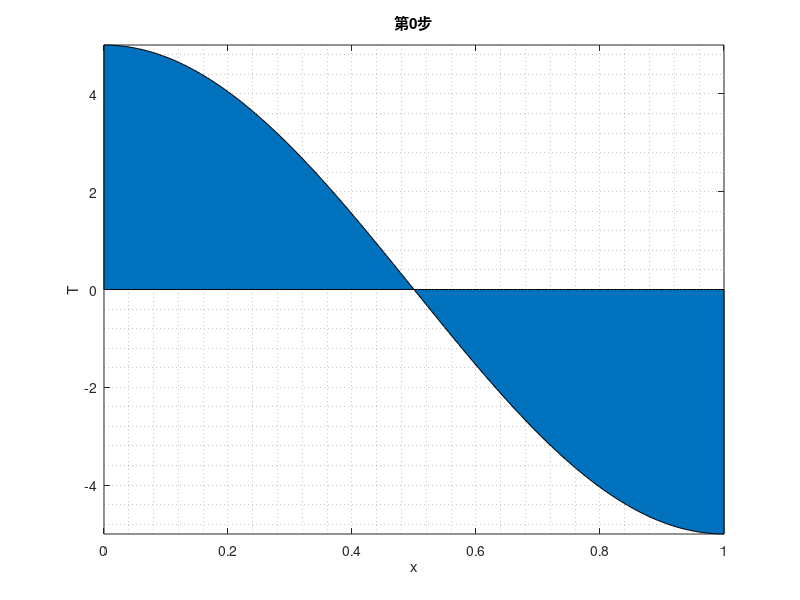

Write the MATLAB code that produced this figure. (Note: this script raises an error after producing the figure.)
%% 数值解
clc;clear;close all

% 输入初始条件
% 预设条件
L=1;  % 棒子长度
Nx=181;  % 水平节点数
x=linspace(0,L,Nx);
dx=L/(Nx-1);  % 格点间距
K=1.E-6;  % 热传导系数
A=5;  % 振幅
dt=10;  % 时间步长
mu=(K*dt)/(dx^2);

% 动图参数
Fname='D:\研究生作业\数模作业1\';
GifName='FTCS.gif';
delay=0.3;  % 延迟时间

% 初始时刻，t=0时温度分布
% T0=A*cos((pi/L).*x);  % 按照初始条件得出T0温度分布
% T0=0.5*A*(1+cos(1*x/L*pi));  % PPT中T0温度分布
% T0=A*exp( - (x-0.5*L).^4*1.e5 );
T0=A*cos(pi/L.*x);

% 绘制并写入第一张图
figure
H=area(x,T0);
grid minor
drawnow
set(gca,'xlim',[0 L],'ylim',[-A A])
title('第0步')
xlabel('x')
ylabel('T')
print([Fname,'0'],'-dpng');

V=imread([Fname,num2str(0),'.png']);
[X,map]=rgb2ind(V,256);
imwrite(X,map,[Fname,GifName],'gif','LoopCount',inf,'DelayTime',delay)

% 初始参数
count=0;

T1=zeros(size(T0));  % 储存t=1时刻温度计算值
% T2=zeros(size(T0));  % 储存t=2时刻温度计算值


% 开始计算
% 使用FTCS(Forward Time Central Space)
xi=2:Nx-1;  % 头尾格点由初始条件和边界条件给出，xi为需计算格点
while count<20000
    count=count+1;

    % T1(xi)=(1-2*mu)*T0(xi) + mu*( T0(xi+1)+T0(xi-1) );
    T1(xi)=T0(xi) + mu.*( T0(xi+1)-2.*T0(xi)+T0(xi-1) );

    T1(1)=T1(2);
    T1(end)=T1(end-1);
    
    T0=T1;

    if mod(count,200)==0
        % figure(1)
        % grid minor
        % hold on

        area(x,T0)
        % refreshdata(H, 'caller');
        % hold on
        % drawnow
        set(gca,'xlim',[0 L],'ylim',[-A A])
        title(['第',num2str(count),'步'])
        xlabel('x')
        ylabel('T')
        print([Fname,num2str(count)],'-dpng');

        V=imread([Fname,num2str(count),'.png']);
        [X,map]=rgb2ind(V,256);
        imwrite(X,map,[Fname,GifName],'gif','WriteMode','append','DelayTime',delay)
        pause(0.3)
        
    end
    T1=zeros(size(T0));

end


%% 解析解
clc;clear;close all

% 输入初始条件
% 预设条件
L=1;  % 棒子长度
Nx=181;  % 水平节点数
x=linspace(0,1,Nx);
dx=L/(Nx-1);  % 格点间距
K=1.e-6;  % 热传导系数
A=5;  % 振幅
dt=10;  % 时间步长
mu=(K*dt)/(dx^2);

% 动图参数
Fname='D:\研究生作业\数模作业1\';
GifName='JieXi.gif';
delay=0.3;  % 延迟时间

% 初始时刻，t=0时温度分布
t=0;
T0=A*cos(pi/L.*x);

% 绘制并写入第一张图
figure
area(x,T0)
grid minor
drawnow
set(gca,'xlim',[0 L],'ylim',[-A A])
title('第0步')
xlabel('x')
ylabel('T')
print([Fname,'J-0'],'-dpng');

V=imread([Fname,'J-',num2str(0),'.png']);
[X,map]=rgb2ind(V,256);
imwrite(X,map,[Fname,GifName],'gif','LoopCount',inf,'DelayTime',delay)

% 开始计算
% 使用数值解
xi=2:Nx-1;  % 头尾格点由初始条件和边界条件给出，xi为需计算格点
while t<200000
    t=t+dt;

    T=A*exp(-1*K*((pi/L).^2)*t)*cos((pi/L)*x);

    if mod(t,2000)==0
        % figure(1)
        grid minor
        % hold on

        area(x,T)
        % hold on
        drawnow
        set(gca,'xlim',[0 L],'ylim',[-A A])
        title(['第',num2str(t/10),'步'])
        xlabel('x')
        ylabel('T')
        print([Fname,'J-',num2str(t/10)],'-dpng');

        V=imread([Fname,'J-',num2str(t/10),'.png']);
        [X,map]=rgb2ind(V,256);
        imwrite(X,map,[Fname,GifName],'gif','WriteMode','append','DelayTime',delay)

        pause(0.3)
        
    end

end




















